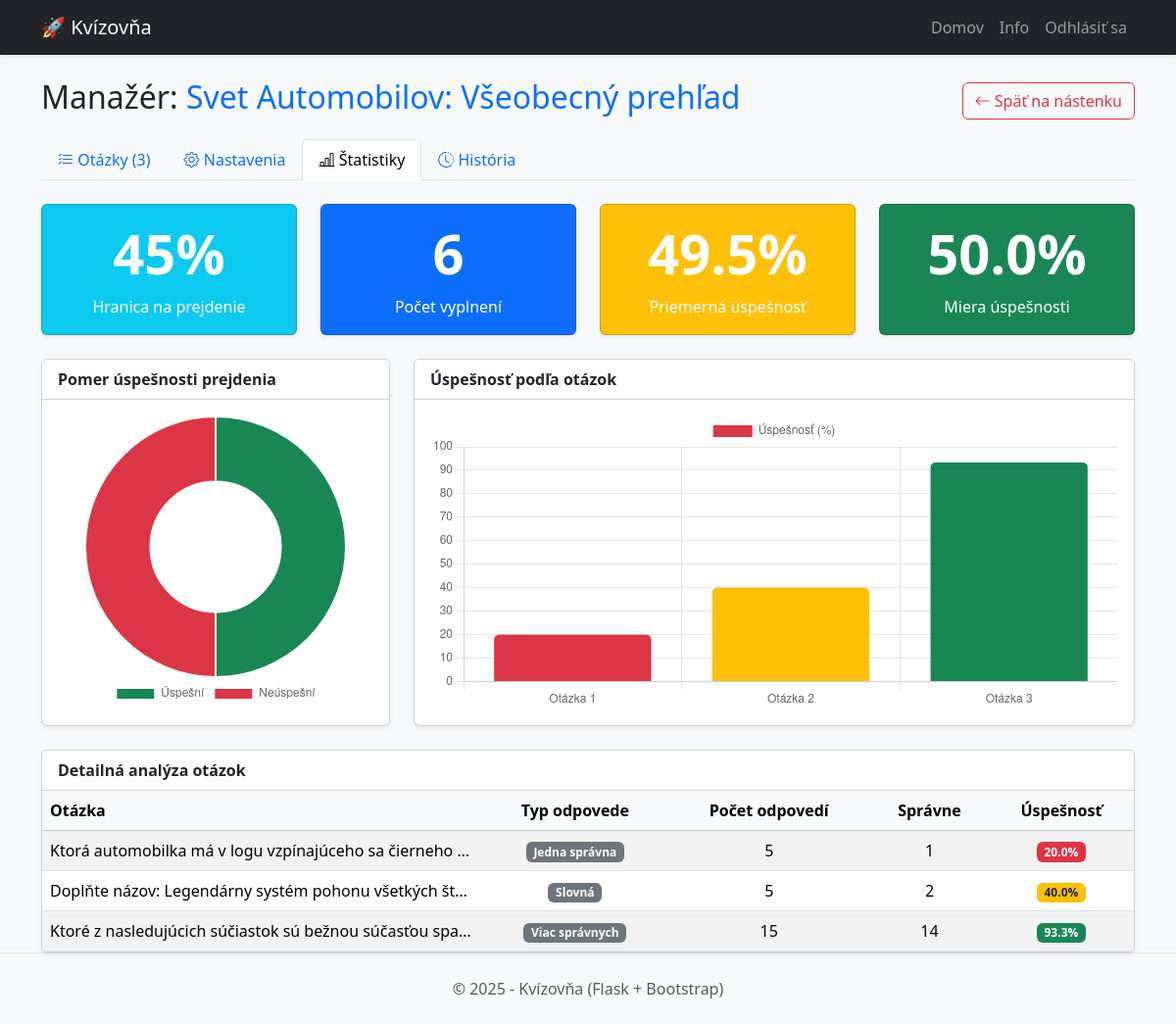
Screenshot of /quiz/1/manage/stats (signed in) with the database file from the repository.
### app.py (models this page shows, shortened)
class Quiz(db.Model):
    id = db.Column(db.Integer, primary_key=True)
    title = db.Column(db.String(100), nullable=False)
    user_id = db.Column(db.Integer, db.ForeignKey('user.id'), nullable=False)
    category = db.Column(db.String(50), default='Všeobecné', nullable=False)
    description = db.Column(db.Text, nullable=True) # Popis kvízu
    time_limit_seconds = db.Column(db.Integer, default=0)
    time_per_question_seconds = db.Column(db.Integer, default=0)
    display_mode = db.Column(db.String(20), default='all_at_once')
    allow_backtracking = db.Column(db.Boolean, default=True) # Možnosť vrátiť sa späť
    strict_time_limit = db.Column(db.Boolean, default=True)
    shuffle_questions = db.Column(db.Boolean, default=False) # Premiešať otázky
    shuffle_options = db.Column(db.Boolean, default=False)   # Premiešať odpovede (ABCD)
    passing_score = db.Column(db.Integer, default=50) # Hranica úspešnosti v %
    show_explanations = db.Column(db.Boolean, default=True) # Zobraziť vysvetlenia po teste
    questions = db.relationship('Question', backref='quiz', lazy=True, cascade="all, delete-orphan")
    results = db.relationship('QuizResult', backref='quiz', lazy=True, cascade="all, delete-orphan")

class Question(db.Model):
    id = db.Column(db.Integer, primary_key=True)
    text = db.Column(db.Text, nullable=False) # Text otázky
    q_type = db.Column(db.String(20), nullable=False, default='single')
    points = db.Column(db.Integer, default=1)
    quiz_id = db.Column(db.Integer, db.ForeignKey('quiz.id'), nullable=False)
    created_at = db.Column(db.DateTime, default=datetime.utcnow)
    position = db.Column(db.Integer, default=0)
    explanation = db.Column(db.Text, nullable=True) # HTML text vysvetlenia
    is_active = db.Column(db.Boolean, default=True)
    options = db.relationship('Option', backref='question', lazy=True, cascade="all, delete-orphan")

### app.py (the view)
@app.route('/quiz/<int:quiz_id>/manage/stats')
@login_required
def manage_quiz_stats(quiz_id):
    quiz = Quiz.query.get_or_404(quiz_id)
    if quiz.author != current_user:
        flash('Nemáte oprávnenie.', 'danger')
        return redirect(url_for('index'))
    results = quiz.results
    total_attempts = len(results)
    if total_attempts == 0:
        return render_template('manage_stats.html', quiz=quiz, no_data=True)
    avg_score = sum(r.score for r in results) / total_attempts
    avg_percentage = sum(r.percentage for r in results) / total_attempts
    pass_count = sum(1 for r in results if r.percentage >= quiz.passing_score)
    fail_count = total_attempts - pass_count
    pass_rate = (pass_count / total_attempts) * 100
    questions_stats = []
    active_questions = Question.query.filter_by(quiz_id=quiz.id, is_active=True).order_by(Question.position).all()
    for question in active_questions:
        all_answers = UserAnswer.query.filter_by(question_id=question.id).all()
        total_ans_count = len(all_answers)
        correct_ans_count = 0
        for ans in all_answers:
            is_correct = False
            if question.q_type == 'text':
                correct_text = question.options[0].text.strip().lower()
                if ans.text_answer and ans.text_answer.strip().lower() == correct_text:
                    is_correct = True
            elif question.q_type == 'single':
                correct_option = next((o for o in question.options if o.is_correct), None)
                if correct_option and ans.option_id == correct_option.id:
                    is_correct = True
            elif question.q_type == 'multi':
                if ans.option_id:
                    opt = Option.query.get(ans.option_id)
                    if opt and opt.is_correct:
                        is_correct = True
            if is_correct:
                correct_ans_count += 1
        success_rate = (correct_ans_count / total_ans_count * 100) if total_ans_count > 0 else 0
        questions_stats.append({
            'text': question.text,
            'type': question.q_type,
            'total': total_ans_count,
            'correct': correct_ans_count,
            'rate': round(success_rate, 1)
        })
    questions_stats.sort(key=lambda x: x['rate'])
    return render_template('manage_stats.html',
                           quiz=quiz,
                           total_attempts=total_attempts,
                           avg_percentage=round(avg_percentage, 1),
                           pass_rate=round(pass_rate, 1),
                           pass_count=pass_count,
                           fail_count=fail_count,
                           questions_stats=questions_stats,
                           no_data=False)

### app.py (called while the page is built)
@login_manager.user_loader
def load_user(user_id):
    return User.query.get(int(user_id))

### templates/manage_stats.html (shortened to what this page needs)
{% extends 'manage_layout.html' %}
{% block manager_content %}
{% if no_data %}
<div class="alert alert-warning text-center p-5">
    <h4><i class="bi bi-bar-chart"></i> Žiadne dáta</h4>
    <p>Tento kvíz zatiaľ nebol spustený. Štatistiky sa zobrazia po prvom vyhodnotení testu.</p>
</div>
{% else %}
<div class="row mb-4">
    <div class="col-md-3 col-6 mb-3 mb-md-0">
        <div class="card bg-info text-white shadow-sm h-100">
            <div class="card-body text-center">
                <h1 class="display-4 fw-bold">{{ quiz.passing_score }}%</h1>
                <p class="mb-0">Hranica na prejdenie</p>
            </div>
        </div>
    </div>
    <div class="col-md-3 col-6 mb-3 mb-md-0">
        <div class="card bg-primary text-white shadow-sm h-100">
            <div class="card-body text-center">
                <h1 class="display-4 fw-bold">{{ total_attempts }}</h1>
                <p class="mb-0">Počet vyplnení</p>
            </div>
        </div>
    </div>
    <div class="col-md-3 col-6 mb-3 mb-md-0">
        <div class="card text-white shadow-sm h-100
                {% if avg_percentage >= (quiz.passing_score + 5) %}
                    bg-success
                {% elif avg_percentage >= (quiz.passing_score - 5) %}
                    bg-warning text-dark
                {% else %}
                    bg-danger
                {% endif %}">
            <div class="card-body text-center">
                <h1 class="display-4 fw-bold">{{ avg_percentage }}%</h1>
                <p class="mb-0">Priemerná úspešnosť</p>
            </div>
        </div>
    </div>
    <div class="col-md-3 col-6 mb-3 mb-md-0">
        <div class="card text-white shadow-sm h-100
                {% if pass_rate >= (quiz.passing_score + 5) %}
                    bg-success
                {% elif pass_rate >= (quiz.passing_score - 5) %}
                    bg-warning text-dark
                {% else %}
                    bg-danger
                {% endif %}">
            <div class="card-body text-center">
                <h1 class="display-4 fw-bold">{{ pass_rate }}%</h1>
                <p class="mb-0">Miera úspešnosti</p>
            </div>
        </div>
    </div>
</div>
<div class="row mb-4">
    <div class="col-md-4 mb-3 mb-md-0">
        <div class="card shadow-sm h-100">
            <div class="card-header bg-white fw-bold">Pomer úspešnosti prejdenia</div>
            <div class="card-body">
                <canvas id="passFailChart"></canvas>
            </div>
        </div>
    </div>
    <div class="col-md-8">
        <div class="card shadow-sm h-100">
            <div class="card-header bg-white fw-bold">Úspešnosť podľa otázok</div>
            <div class="card-body">
                <canvas id="questionsChart"></canvas>
            </div>
        </div>
    </div>
</div>
<div class="card shadow-sm">
    <div class="card-header bg-white fw-bold">Detailná analýza otázok</div>
    <div class="card-body p-0">
        <div class="table-responsive">
            <table class="table table-hover table-striped mb-0 align-middle">
                <thead class="table-light">
                    <tr>
                        <th>Otázka</th>
                        <th class="text-center">Typ odpovede</th>
                        <th class="text-center">Počet odpovedí</th>
                        <th class="text-center">Správne</th>
                        <th class="text-center">Úspešnosť</th>
                    </tr>
                </thead>
                <tbody>
                    {% for stat in questions_stats %}
                    <tr>
                        <td class="text-truncate" style="max-width: 300px;" title="{{ stat.text | striptags }}">
                            {{ stat.text | striptags | truncate(100) }}
                        </td>
                        <td class="text-center">
                            {% if stat.type == 'single' %}<span class="badge bg-secondary">Jedna správna</span>
                            {% elif stat.type == 'multi' %}<span class="badge bg-secondary">Viac správnych</span>
                            {% else %}<span class="badge bg-secondary">Slovná</span>{% endif %}
                        </td>
                        <td class="text-center">{{ stat.total }}</td>
                        <td class="text-center">{{ stat.correct }}</td>
                        <td class="text-center">
                            {% if stat.rate >= (quiz.passing_score + 5) %}
                            <span class="badge bg-success">{{ stat.rate }}%</span>
                            {% elif stat.rate >= (quiz.passing_score - 5) %}
                            <span class="badge bg-warning text-dark">{{ stat.rate }}%</span>
                            {% else %}
                            <span class="badge bg-danger">{{ stat.rate }}%</span>
                            {% endif %}
                        </td>
                    </tr>
                    {% endfor %}
                </tbody>
            </table>
        </div>
    </div>
</div>
{% endif %}
{% endblock %}
{% block scripts %}
<script>
    document.addEventListener('DOMContentLoaded', function () {
        {% if not no_data %}
        // --- 1. GRAF: PASS vs FAIL (Pie Chart) ---
        const ctx1 = document.getElementById('passFailChart').getContext('2d');
        new Chart(ctx1, {
            type: 'doughnut',
            data: {
                labels: ['Úspešní', 'Neúspešní'],
                datasets: [{
                    data: [{{ pass_count }}, {{ fail_count }}],
            backgroundColor: ['#198754', '#dc3545'], // Bootstrap Success & Danger
            hoverOffset: 4
        }]
                },
        options: {
        responsive: true,
        maintainAspectRatio: false, // Aby sa prispôsobil výške kontajnera
        plugins: {
            legend: { position: 'bottom' }
        }
    }
            });
    // --- 2. GRAF: OTÁZKY (Bar Chart) ---
    const qLabels = [
        {% for s in questions_stats %} "Otázka {{ loop.index }}", {% endfor %}
            ];
    const qData = [
        {% for s in questions_stats %} {{ s.rate }}, {% endfor %}
            ];
    const qTooltips = [
        {% for s in questions_stats %} "{{ s.text | striptags | truncate(30) }}", {% endfor %}
            ];
    // Farba stĺpcov podľa hranice
    const passingScore = {{ quiz.passing_score }};
    const barColors = qData.map(val => {
        if (val >= passingScore + 5) return '#198754'; // Zelená
        if (val >= passingScore - 5) return '#ffc107'; // Žltá
        return '#dc3545'; // Červená
    });
    const ctx2 = document.getElementById('questionsChart').getContext('2d');
    new Chart(ctx2, {
        type: 'bar',
        data: {
            labels: qLabels,
            datasets: [{
                label: 'Úspešnosť (%)',
                data: qData,
                backgroundColor: barColors,
                borderRadius: 5
            }]
        },
        options: {
            responsive: true,
            maintainAspectRatio: false,
            scales: {
                y: { beginAtZero: true, max: 100 }
            },
            plugins: {
                tooltip: {
                    callbacks: {
                        title: function (context) {
                            return qTooltips[context[0].dataIndex];
                        }
                    }
                }
            }
        }
    });
    {% endif %}
    });
</script>
{% endblock %}

### templates/manage_layout.html
{% extends 'layout.html' %}
{% block content %}
<div class="row">
    <div class="col-12">
        <div class="d-flex justify-content-between align-items-center mb-3">
            <h2>Manažér: <span class="text-primary">{{ quiz.title }}</span></h2>
            <a href="{{ url_for('index') }}" class="btn btn-outline-danger">
                <i class="bi bi-arrow-left"></i> Späť na nástenku
            </a>
        </div>
        <ul class="nav nav-tabs mb-4">
            <li class="nav-item">
                <a class="nav-link {% if request.endpoint == 'manage_quiz_questions' or request.endpoint == 'edit_question' or request.endpoint == 'add_question' %}active{% endif %}"
                   href="{{ url_for('manage_quiz_questions', quiz_id=quiz.id) }}">
                   <i class="bi bi-list-check"></i> Otázky ({{ quiz.questions|length }})
                </a>
            </li>
            <li class="nav-item">
                <a class="nav-link {% if request.endpoint == 'manage_quiz_settings' %}active{% endif %}"
                   href="{{ url_for('manage_quiz_settings', quiz_id=quiz.id) }}">
                   <i class="bi bi-gear"></i> Nastavenia
                </a>
            </li>
            <li class="nav-item">
                <a class="nav-link {% if request.endpoint == 'manage_quiz_stats' %}active{% endif %}"
                   href="{{ url_for('manage_quiz_stats', quiz_id=quiz.id) }}">
                   <i class="bi bi-bar-chart-line"></i> Štatistiky
                </a>
            </li>
            <li class="nav-item">
                <a class="nav-link {% if request.endpoint == 'quiz_history' %}active{% endif %}"
                   href="{{ url_for('quiz_history', quiz_id=quiz.id) }}">
                   <i class="bi bi-clock-history"></i> História
                </a>
            </li>
        </ul>
    </div>
</div>
{% block manager_content %}{% endblock %}
{% endblock %}

### rows the page displays
Quiz: title "Svet Automobilov: Všeobecný prehľad", passing_score "45"
Question: text "Ktorá automobilka má v logu vzpínajúceho sa čierneho…", q_type "Jedna správna", total "5", correct "1", rate "20.0"
Question: text "Doplňte názov: Legendárny systém pohonu všetkých št…", q_type "Slovná", total "5", correct "2", rate "40.0"
Question: text "Ktoré z nasledujúcich súčiastok sú bežnou súčasťou spa…", q_type "Viac správnych", total "15", correct "14", rate "93.3"

### other values shown
{{ quiz.questions|length }} "3"
{{ total_attempts }} "6"
{{ avg_percentage }} "49.5"
{{ pass_rate }} "50.0"
chart data {{ pass_count }} 3
chart data {{ fail_count }} 3
chart data {{ loop.index }} 1, 2, 3
chart data {{ s.rate }} 20.0, 40.0, 93.3
